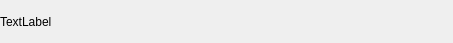
<?xml version="1.0" encoding="UTF-8"?>
<ui version="4.0">
 <class>FriendLabel</class>
 <widget class="QWidget" name="FriendLabel">
  <property name="geometry">
   <rect>
    <x>0</x>
    <y>0</y>
    <width>453</width>
    <height>43</height>
   </rect>
  </property>
  <property name="minimumSize">
   <size>
    <width>0</width>
    <height>43</height>
   </size>
  </property>
  <property name="maximumSize">
   <size>
    <width>16777215</width>
    <height>43</height>
   </size>
  </property>
  <property name="windowTitle">
   <string>Form</string>
  </property>
  <layout class="QHBoxLayout" name="horizontalLayout">
   <property name="spacing">
    <number>0</number>
   </property>
   <property name="leftMargin">
    <number>0</number>
   </property>
   <property name="topMargin">
    <number>0</number>
   </property>
   <property name="rightMargin">
    <number>0</number>
   </property>
   <property name="bottomMargin">
    <number>0</number>
   </property>
   <item>
    <widget class="QLabel" name="tip_lb">
     <property name="text">
      <string>TextLabel</string>
     </property>
    </widget>
   </item>
   <item>
    <widget class="QWidget" name="close_wid" native="true">
     <property name="minimumSize">
      <size>
       <width>25</width>
       <height>25</height>
      </size>
     </property>
     <property name="maximumSize">
      <size>
       <width>25</width>
       <height>25</height>
      </size>
     </property>
     <layout class="QHBoxLayout" name="horizontalLayout_2">
      <property name="spacing">
       <number>0</number>
      </property>
      <property name="leftMargin">
       <number>0</number>
      </property>
      <property name="topMargin">
       <number>0</number>
      </property>
      <property name="rightMargin">
       <number>0</number>
      </property>
      <property name="bottomMargin">
       <number>0</number>
      </property>
      <item>
       <widget class="ClickedLabel" name="close_lb">
        <property name="minimumSize">
         <size>
          <width>15</width>
          <height>15</height>
         </size>
        </property>
        <property name="maximumSize">
         <size>
          <width>15</width>
          <height>15</height>
         </size>
        </property>
        <property name="styleSheet">
         <string notr="true">border-image:url(:/res/tipclose.png)</string>
        </property>
        <property name="text">
         <string/>
        </property>
       </widget>
      </item>
     </layout>
    </widget>
   </item>
  </layout>
 </widget>
 <customwidgets>
  <customwidget>
   <class>ClickedLabel</class>
   <extends>QLabel</extends>
   <header location="global">clickedlabel.h</header>
  </customwidget>
 </customwidgets>
 <resources/>
 <connections/>
</ui>
